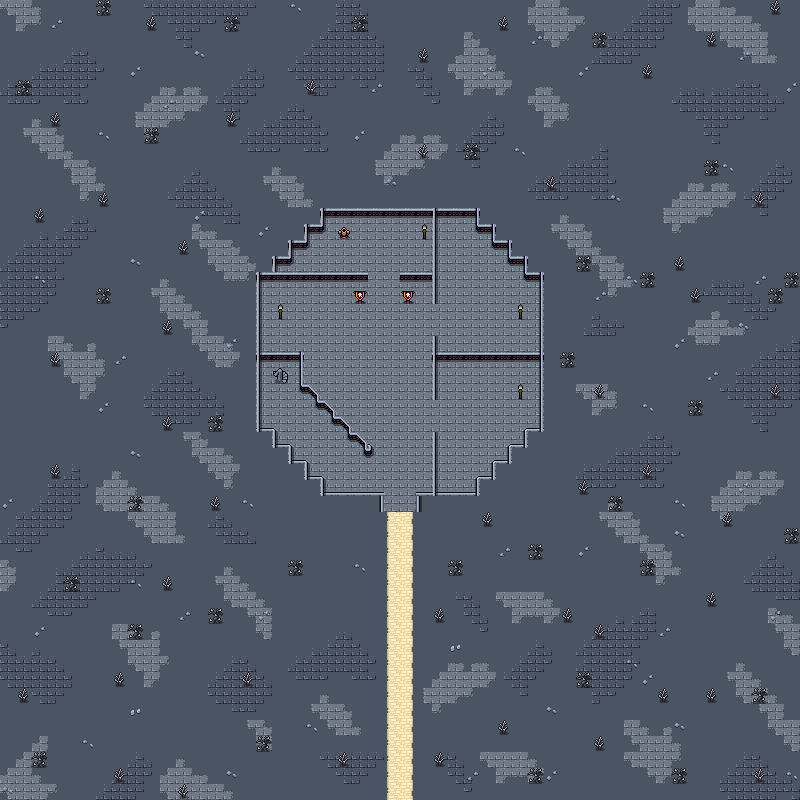

The image is a tile-based game level rendered from a .tmx file. Its description and source (layers, tilesets, objects; grid data summarised) follow:
An orthogonal 50x50 tile map with 16x16 px tiles, 6 tile layers (Collision, Background, Ground, Walls, ...), 2 tilesets and 6 objects.

<map version="1.5" tiledversion="1.7.2" orientation="orthogonal" renderorder="right-down" width="50" height="50" tilewidth="16" tileheight="16" infinite="0" nextlayerid="9" nextobjectid="60">
 <editorsettings>
  <export target="wastetown..tmx" format="tmx" />
 </editorsettings>
 <tileset firstgid="1" source="../../tileset/main.tsx" />
 <tileset firstgid="3477" source="../../tileset/buildings.tsx" />
 <layer id="6" name="Collision" width="50" height="50">
  <data>[2500 cells, 171 non-empty, 12 distinct tile ids]</data>
 </layer>
 <layer id="1" name="Background" width="50" height="50">
  <data>[2500 cells, 2500 non-empty, 5 distinct tile ids]</data>
 </layer>
 <layer id="8" name="Ground" width="50" height="50">
  <data>[2500 cells, 768 non-empty, 29 distinct tile ids]</data>
 </layer>
 <layer id="2" name="Walls" width="50" height="50">
  <data>[2500 cells, 93 non-empty, 8 distinct tile ids]</data>
 </layer>
 <layer id="7" name="Ornamental Walls" width="50" height="50">
  <data>[2500 cells, 39 non-empty, 7 distinct tile ids]</data>
 </layer>
 <layer id="3" name="Clutter" width="50" height="50">
  <properties>
   <property name="spriteLayer" type="bool" value="true" />
  </properties>
  <data>[2500 cells, 144 non-empty, 11 distinct tile ids]</data>
 </layer>
 <objectgroup id="4" name="Objects">
  <object id="38" template="../../obj/entry_up.tx" x="391.632" y="511.303" />
  <object id="49" template="../../obj/entry_down.tx" x="273.154" y="384.89">
   <properties>
    <property name="teleport" value="maps/map/fort_12B.tmx" />
   </properties>
  </object>
  <object id="56" template="../../obj/enemy.tx" x="375.848" y="284.121">
   <properties>
    <property name="enemy" value="Centaur" />
   </properties>
  </object>
  <object id="57" template="../../obj/enemy.tx" x="427.333" y="425.121">
   <properties>
    <property name="enemy" value="Centaur" />
   </properties>
  </object>
  <object id="58" template="../../obj/treasure.tx" x="354" y="242.333" />
  <object id="59" template="../../obj/gold.tx" x="513.667" y="383.667" />
 </objectgroup>
</map>
